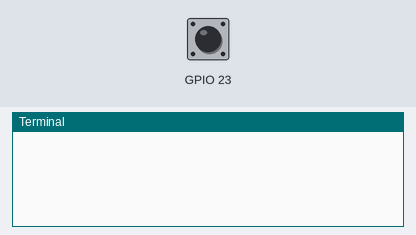
A program run on a simulated Raspberry Pi (BCM pin numbers). Parts: the last lines printed to the terminal. Inputs (shaded band) come from the test bench; at power-on: GPIO 23 LOW.

Above: at 1.2 s.
1.3 s: GPIO 23 pulled HIGH for 0.15 s
At 1.43 s:
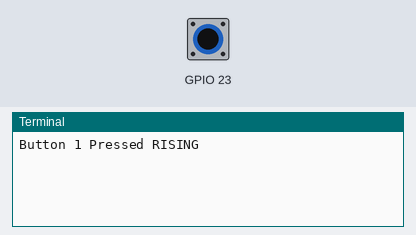
At 2.1 s:
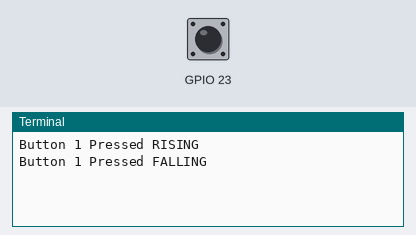

Measured:
- after the input at 1.3 s, the terminal: prints a new line at once (image 1)

The program:

EdgeDetection.py
```python
import RPi.GPIO as GPIO

GPIO.setmode(GPIO.BCM)
GPIO.setup(23, GPIO.IN, pull_up_down = GPIO.PUD_DOWN)
GPIO.setup(24, GPIO.IN, pull_up_down = GPIO.PUD_UP)

while True:
    GPIO.wait_for_edge(23, GPIO.RISING)
    print ("Button 1 Pressed RISING")
    GPIO.wait_for_edge(23, GPIO.FALLING)
    print ("Button 1 Pressed FALLING")

GPIO.cleanup()
```
